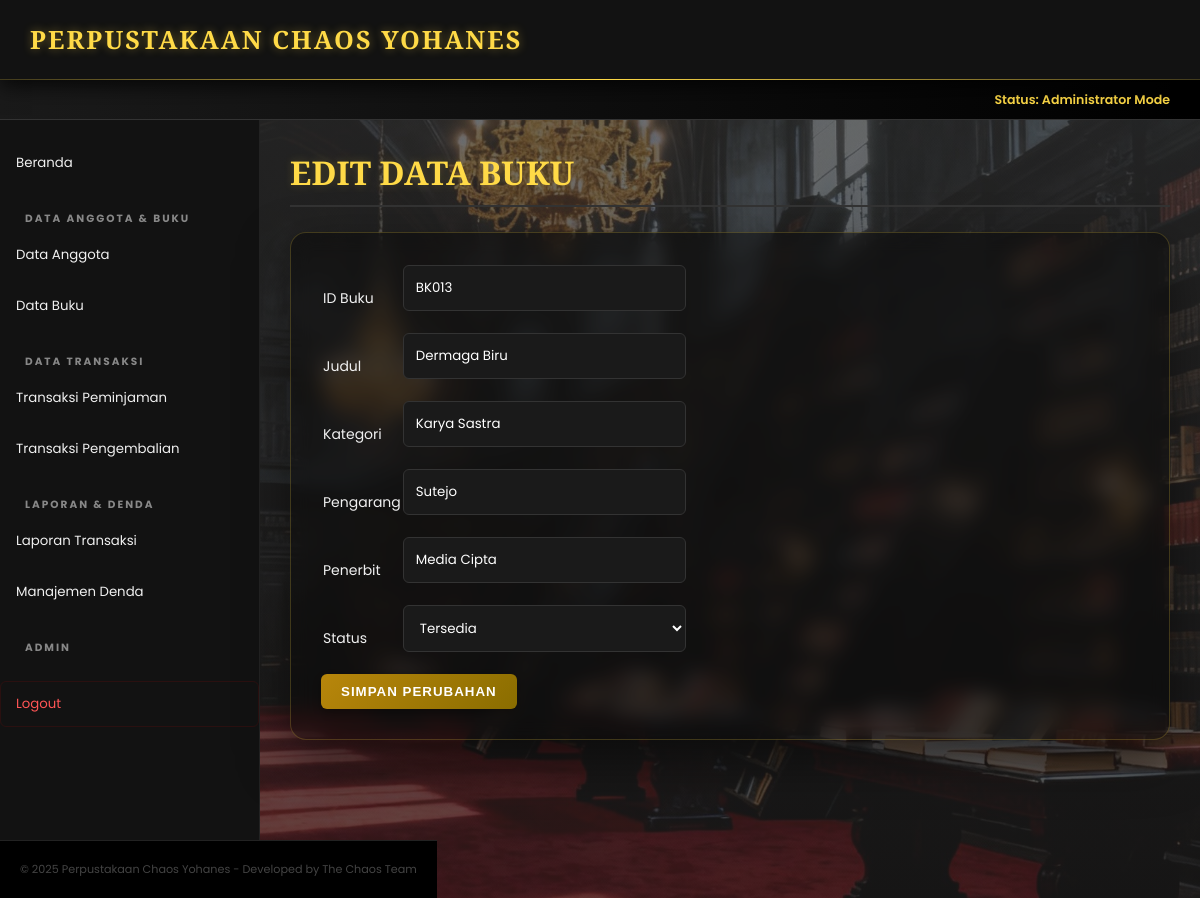
Page /index.php?p=buku-edit&id=BK013 (signed in) on the committed database.
### tables this page shows
CREATE TABLE `tbbuku` (
  `idbuku` varchar(5) NOT NULL,
  `judulbuku` varchar(50) NOT NULL,
  `kategori` varchar(50) NOT NULL,
  `pengarang` varchar(40) NOT NULL,
  `penerbit` varchar(40) NOT NULL,
  `status` varchar(10) NOT NULL
);

### pages/buku-edit.php (the view, shortened to what this page needs)
<?php
include "koneksi.php";
$id = $_GET['id'];
$data = mysqli_fetch_array(mysqli_query($db, "SELECT * FROM tbbuku WHERE idbuku='$id'"));
?>
<div id="label-page"><h3>Edit Data Buku</h3></div>
<div id="content">
<form action="" method="post">
<table id="tabel-input">
    <tr><td>ID Buku</td><td><input value="<?= $data['idbuku']; ?>" type="text" readonly></td></tr>
    <tr><td>Judul</td><td><input value="<?= $data['judulbuku']; ?>" type="text" name="judulbuku"></td></tr>
    <tr><td>Kategori</td><td><input value="<?= $data['kategori']; ?>" type="text" name="kategori"></td></tr>
    <tr><td>Pengarang</td><td><input value="<?= $data['pengarang']; ?>" type="text" name="pengarang"></td></tr>
    <tr><td>Penerbit</td><td><input value="<?= $data['penerbit']; ?>" type="text" name="penerbit"></td></tr>
    <tr>
        <td>Status</td>
        <td>
            <select name="status">
                <option <?= $data['status']=="Tersedia"?"selected":""; ?>>Tersedia</option>
            </select>
        </td>
    </tr>
</table>
<input type="submit" name="edit" value="Simpan Perubahan" class="tombol">
</form>
</div>

### style.css (style rules this page uses)
:root { --bg-core: #050505; --bg-surface: #121212; --bg-glass: rgba(20, 20, 20, 0.9); --gold-primary: #ffda47; --gold-dark: #b8860b; --danger-red: #8a0000; --danger-glow: #ff1100; --text-main: #f0f0f0; --text-muted: #888888; --accent-glow: 0 0 15px rgba(255, 218, 71, 0.3); }
* { margin: 0; padding: 0; box-sizing: border-box; transition: all 0.3s cubic-bezier(0.4, 0, 0.2, 1); }
body { font-family: 'Poppins', sans-serif; font-size: 14px; color: var(--text-main); background-color: #050505; background-image: linear-gradient(rgba(52, 52, 52, 0.7), rgba(31, 30, 30, 0.7)), url('images/lorong.jpeg'); background-attachment: fixed; background-position: center; background-size: cover; background-repeat: no-repeat; min-height: 100vh; }
#label-page { font-family: 'Cinzel', serif; font-size: 2em; color: var(--gold-primary); margin-bottom: 25px; padding-bottom: 10px; border-bottom: 2px solid #333; text-transform: uppercase; text-shadow: 0 0 10px rgba(255, 218, 71, 0.2); }
#content { background: rgba(0, 0, 0, 0.4); backdrop-filter: blur(10px); -webkit-backdrop-filter: blur(10px); border: 1px solid rgba(255, 218, 71, 0.2); box-shadow: 0 20px 50px 0 rgba(0, 0, 0, 0.5); padding: 30px; border-radius: 16px; width: 100% !important; }
.tombol, input[type="submit"] { display: inline-block; padding: 10px 20px; background: linear-gradient(135deg, var(--gold-dark), #8a6d00); color: #fff; text-decoration: none; border-radius: 6px; font-weight: 600; text-transform: uppercase; letter-spacing: 1px; border: none; cursor: pointer; box-shadow: 0 4px 10px rgba(0,0,0,0.3); }
.isian-formulir, .isian-formulir2, input[type="text"], input[type="password"], input[type="date"], select, textarea { width: 100%; padding: 12px; background-color: #1a1a1a; border: 1px solid #333; border-radius: 6px; color: #fff; font-family: 'Poppins', sans-serif; margin-bottom: 20px; }
#content, .table-responsive, #tabel-tampil, .tombol-tambah-container { width: 100% !important; box-sizing: border-box; }

### rows in the picture
tbbuku: idbuku "BK013", judulbuku "Dermaga Biru", kategori "Karya Sastra", pengarang "Sutejo", penerbit "Media Cipta", status "Tersedia"
